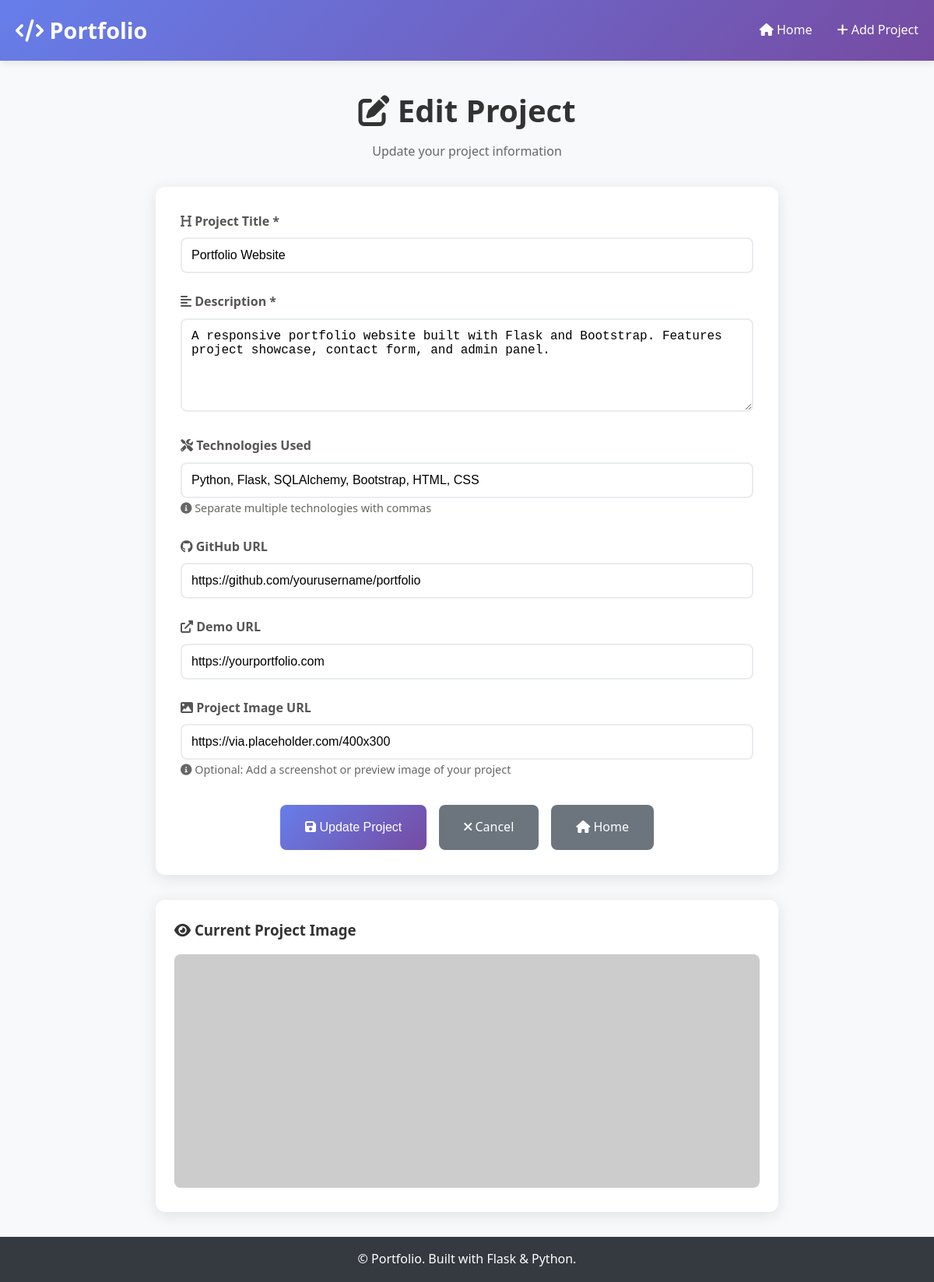
Screenshot of /edit_project/1 with the database file from the repository.
### models.py (models this page shows, shortened)
class Project(db.Model):
    __tablename__ = 'projects'
    id = db.Column(db.Integer, primary_key=True)
    title = db.Column(db.String(100), nullable=False)
    description = db.Column(db.Text, nullable=False)
    github_url = db.Column(db.String(200))
    demo_url = db.Column(db.String(200))
    image_url = db.Column(db.String(200))
    created_at = db.Column(db.DateTime, default=datetime.utcnow)
    updated_at = db.Column(db.DateTime, default=datetime.utcnow, onupdate=datetime.utcnow)
    technologies = db.relationship('Technology', backref='project', lazy=True, cascade='all, delete-orphan')
    demo_media = db.relationship('Demo', backref='project', lazy=True, cascade='all, delete-orphan')

### app.py (the view, shortened to what this page needs)
@app.route('/edit_project/<int:project_id>', methods=['GET', 'POST'])
def edit_project(project_id):
    project = Project.query.get_or_404(project_id)
    tech_string = ', '.join([tech.name for tech in project.technologies])
    return render_template('edit_project.html', project=project, tech_string=tech_string)

### templates/edit_project.html (shortened to what this page needs)
{% extends "base.html" %}
{% block content %}
<div style="max-width: 800px; margin: 0 auto;">
    <div style="text-align: center; margin-bottom: 2rem;">
        <h1 style="font-size: 2.5rem; margin-bottom: 0.5rem; color: #333;">
            <i class="fas fa-edit"></i> Edit Project
        </h1>
        <p style="color: #666;">Update your project information</p>
    </div>
    <div class="card">
        <div class="card-body" style="padding: 2rem;">
            <form method="POST">
                <div class="form-group">
                    <label for="title">
                        <i class="fas fa-heading"></i> Project Title *
                    </label>
                    <input type="text" id="title" name="title" class="form-control" required
                           value="{{ project.title }}" placeholder="Enter your project title">
                </div>
                <div class="form-group">
                    <label for="description">
                        <i class="fas fa-align-left"></i> Description *
                    </label>
                    <textarea id="description" name="description" class="form-control" required
                              placeholder="Describe your project, its features, and what makes it special...">{{ project.description }}</textarea>
                </div>
                <div class="form-group">
                    <label for="technologies">
                        <i class="fas fa-tools"></i> Technologies Used
                    </label>
                    <input type="text" id="technologies" name="technologies" class="form-control"
                           value="{{ tech_string }}" placeholder="e.g., Python, Flask, JavaScript, React (comma-separated)">
                    <small style="color: #666; font-size: 0.9rem;">
                        <i class="fas fa-info-circle"></i> Separate multiple technologies with commas
                    </small>
                </div>
                <div class="form-group">
                    <label for="github_url">
                        <i class="fab fa-github"></i> GitHub URL
                    </label>
                    <input type="url" id="github_url" name="github_url" class="form-control"
                           value="{{ project.github_url or '' }}" placeholder="https://github.com/username/repository">
                </div>
                <div class="form-group">
                    <label for="demo_url">
                        <i class="fas fa-external-link-alt"></i> Demo URL
                    </label>
                    <input type="url" id="demo_url" name="demo_url" class="form-control"
                           value="{{ project.demo_url or '' }}" placeholder="https://your-project-demo.com">
                </div>
                <div class="form-group">
                    <label for="image_url">
                        <i class="fas fa-image"></i> Project Image URL
                    </label>
                    <input type="url" id="image_url" name="image_url" class="form-control"
                           value="{{ project.image_url or '' }}" placeholder="https://example.com/project-screenshot.jpg">
                    <small style="color: #666; font-size: 0.9rem;">
                        <i class="fas fa-info-circle"></i> Optional: Add a screenshot or preview image of your project
                    </small>
                </div>
                <div style="display: flex; gap: 1rem; justify-content: center; margin-top: 2rem; flex-wrap: wrap;">
                    <button type="submit" class="btn" style="padding: 1rem 2rem;">
                        <i class="fas fa-save"></i> Update Project
                    </button>
                    <a href="{{ url_for('project_detail', project_id=project.id) }}" class="btn btn-secondary" style="padding: 1rem 2rem;">
                        <i class="fas fa-times"></i> Cancel
                    </a>
                    <a href="{{ url_for('home') }}" class="btn btn-secondary" style="padding: 1rem 2rem;">
                        <i class="fas fa-home"></i> Home
                    </a>
                </div>
            </form>
        </div>
    </div>
    {% if project.image_url %}
        <div class="card" style="margin-top: 2rem;">
            <div class="card-body">
                <h3 style="margin-bottom: 1rem; color: #333;">
                    <i class="fas fa-eye"></i> Current Project Image
                </h3>
                <img src="{{ project.image_url }}" alt="{{ project.title }}"
                     style="width: 100%; max-height: 300px; object-fit: cover; border-radius: 8px;">
            </div>
        </div>
    {% endif %}
</div>
{% endblock %}

### templates/base.html (style rules this page uses)
* { margin: 0; padding: 0; box-sizing: border-box; }
body { font-family: 'Segoe UI', Tahoma, Geneva, Verdana, sans-serif; line-height: 1.6; color: #333; background-color: #f8f9fa; }
.btn { display: inline-block; padding: 0.75rem 1.5rem; background: linear-gradient(135deg, #667eea 0%, #764ba2 100%); color: white; text-decoration: none; border-radius: 8px; border: none; cursor: pointer; transition: transform 0.2s, box-shadow 0.2s; font-size: 1rem; }
.btn-secondary { background: #6c757d; }
.form-group { margin-bottom: 1.5rem; }
.form-group label { display: block; margin-bottom: 0.5rem; font-weight: 600; color: #555; }
.form-control { width: 100%; padding: 0.75rem; border: 2px solid #e9ecef; border-radius: 8px; font-size: 1rem; transition: border-color 0.3s; }
textarea.form-control { resize: vertical; min-height: 120px; }
.card { background: white; border-radius: 12px; box-shadow: 0 4px 20px rgba(0,0,0,0.1); overflow: hidden; transition: transform 0.3s, box-shadow 0.3s; }
.card-body { padding: 1.5rem; }

### rows the page displays
Project: title "Portfolio Website", description "A responsive portfolio website built with Flask and Bootstrap. Features project showcase, contact form, and admin panel.", github_url "https://github.com/yourusername/portfolio", demo_url "https://yourportfolio.com", image_url "https://via.placeholder.com/400x300"
